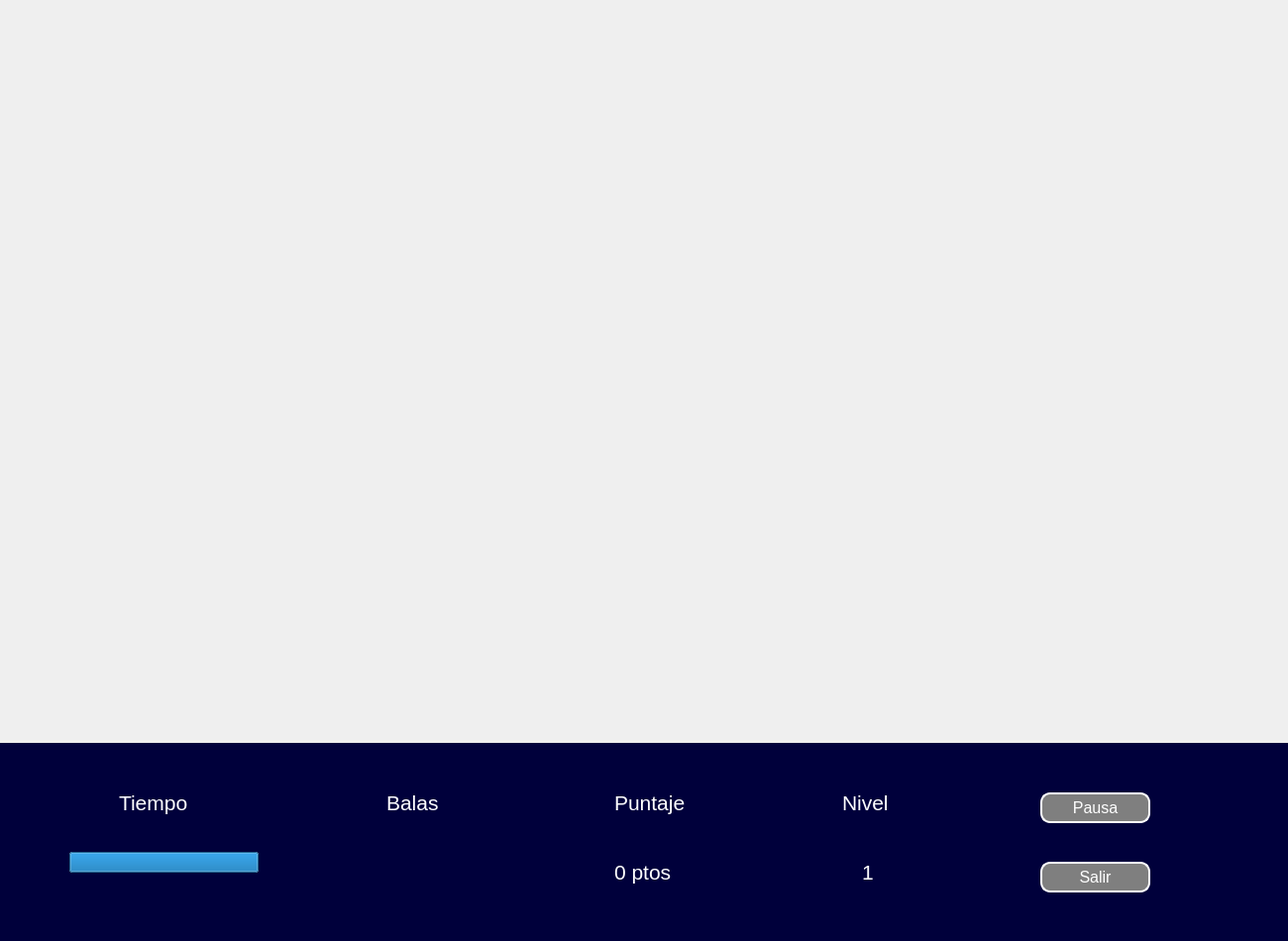
<?xml version="1.0" encoding="UTF-8"?>
<ui version="4.0">
 <class>MainWindow</class>
 <widget class="QMainWindow" name="MainWindow">
  <property name="geometry">
   <rect>
    <x>0</x>
    <y>0</y>
    <width>1300</width>
    <height>950</height>
   </rect>
  </property>
  <property name="windowTitle">
   <string>MainWindow</string>
  </property>
  <widget class="QWidget" name="centralwidget">
   <widget class="QLabel" name="label_fondo">
    <property name="geometry">
     <rect>
      <x>0</x>
      <y>0</y>
      <width>1300</width>
      <height>750</height>
     </rect>
    </property>
    <property name="text">
     <string/>
    </property>
    <property name="scaledContents">
     <bool>true</bool>
    </property>
   </widget>
   <widget class="QLabel" name="label_9">
    <property name="geometry">
     <rect>
      <x>290</x>
      <y>605</y>
      <width>131</width>
      <height>161</height>
     </rect>
    </property>
    <property name="mouseTracking">
     <bool>false</bool>
    </property>
    <property name="tabletTracking">
     <bool>false</bool>
    </property>
    <property name="acceptDrops">
     <bool>false</bool>
    </property>
    <property name="autoFillBackground">
     <bool>false</bool>
    </property>
    <property name="text">
     <string/>
    </property>
    <property name="pixmap">
     <pixmap>../../Sprites/Terminator-Dog/Dog1.png</pixmap>
    </property>
    <property name="scaledContents">
     <bool>true</bool>
    </property>
    <property name="wordWrap">
     <bool>false</bool>
    </property>
    <property name="openExternalLinks">
     <bool>false</bool>
    </property>
   </widget>
   <widget class="QLabel" name="label">
    <property name="geometry">
     <rect>
      <x>0</x>
      <y>750</y>
      <width>1300</width>
      <height>200</height>
     </rect>
    </property>
    <property name="styleSheet">
     <string notr="true">background-color: rgb(0, 0, 59);</string>
    </property>
    <property name="text">
     <string/>
    </property>
    <property name="scaledContents">
     <bool>true</bool>
    </property>
   </widget>
   <widget class="QLabel" name="label_2">
    <property name="geometry">
     <rect>
      <x>120</x>
      <y>790</y>
      <width>91</width>
      <height>41</height>
     </rect>
    </property>
    <property name="text">
     <string>&lt;html&gt;&lt;head/&gt;&lt;body&gt;&lt;p&gt;&lt;span style=&quot; font-size:16pt; color:#ffffff;&quot;&gt;Tiempo&lt;/span&gt;&lt;/p&gt;&lt;/body&gt;&lt;/html&gt;</string>
    </property>
   </widget>
   <widget class="QPushButton" name="boton_salir">
    <property name="geometry">
     <rect>
      <x>1050</x>
      <y>870</y>
      <width>111</width>
      <height>31</height>
     </rect>
    </property>
    <property name="styleSheet">
     <string notr="true">color: rgb(255, 255, 255);
font: 16px;
border-style: outset;
border-radius: 10px;
border-width: 2px;
background-color: rgb(127, 127, 127);</string>
    </property>
    <property name="text">
     <string>Salir</string>
    </property>
   </widget>
   <widget class="QLabel" name="label_3">
    <property name="geometry">
     <rect>
      <x>390</x>
      <y>790</y>
      <width>71</width>
      <height>41</height>
     </rect>
    </property>
    <property name="text">
     <string>&lt;html&gt;&lt;head/&gt;&lt;body&gt;&lt;p&gt;&lt;span style=&quot; font-size:16pt; color:#ffffff;&quot;&gt;Balas&lt;/span&gt;&lt;/p&gt;&lt;/body&gt;&lt;/html&gt;</string>
    </property>
   </widget>
   <widget class="QLabel" name="label_6">
    <property name="geometry">
     <rect>
      <x>620</x>
      <y>860</y>
      <width>201</width>
      <height>41</height>
     </rect>
    </property>
    <property name="styleSheet">
     <string notr="true">font: 20px;
color: rgb(255, 255, 255);</string>
    </property>
    <property name="text">
     <string>&lt;html&gt;&lt;head/&gt;&lt;body&gt;&lt;p&gt;&lt;span style=&quot; font-size:16pt; color:#ffffff;&quot;&gt;0 ptos&lt;/span&gt;&lt;/p&gt;&lt;/body&gt;&lt;/html&gt;</string>
    </property>
   </widget>
   <widget class="QLabel" name="label_4">
    <property name="geometry">
     <rect>
      <x>450</x>
      <y>860</y>
      <width>91</width>
      <height>41</height>
     </rect>
    </property>
    <property name="styleSheet">
     <string notr="true">font: 20px;
color: rgb(255, 255, 255);</string>
    </property>
    <property name="text">
     <string>&lt;html&gt;&lt;head/&gt;&lt;body&gt;&lt;p&gt;&lt;br/&gt;&lt;/p&gt;&lt;/body&gt;&lt;/html&gt;</string>
    </property>
   </widget>
   <widget class="QPushButton" name="boton_pausa">
    <property name="geometry">
     <rect>
      <x>1050</x>
      <y>800</y>
      <width>111</width>
      <height>31</height>
     </rect>
    </property>
    <property name="styleSheet">
     <string notr="true">color: rgb(255, 255, 255);
font: 16px;
border-style: outset;
border-radius: 10px;
border-width: 2px;
background-color: rgb(127, 127, 127);</string>
    </property>
    <property name="text">
     <string>Pausa</string>
    </property>
   </widget>
   <widget class="QLabel" name="label_5">
    <property name="geometry">
     <rect>
      <x>390</x>
      <y>840</y>
      <width>41</width>
      <height>81</height>
     </rect>
    </property>
    <property name="text">
     <string/>
    </property>
    <property name="pixmap">
     <pixmap>../../Sprites/Elementos juego/Bala.png</pixmap>
    </property>
    <property name="scaledContents">
     <bool>true</bool>
    </property>
   </widget>
   <widget class="QLabel" name="label_7">
    <property name="geometry">
     <rect>
      <x>620</x>
      <y>790</y>
      <width>101</width>
      <height>41</height>
     </rect>
    </property>
    <property name="text">
     <string>&lt;html&gt;&lt;head/&gt;&lt;body&gt;&lt;p&gt;&lt;span style=&quot; font-size:16pt; color:#ffffff;&quot;&gt;Puntaje&lt;/span&gt;&lt;/p&gt;&lt;/body&gt;&lt;/html&gt;</string>
    </property>
   </widget>
   <widget class="QLabel" name="label_8">
    <property name="geometry">
     <rect>
      <x>850</x>
      <y>790</y>
      <width>61</width>
      <height>41</height>
     </rect>
    </property>
    <property name="text">
     <string>&lt;html&gt;&lt;head/&gt;&lt;body&gt;&lt;p&gt;&lt;span style=&quot; font-size:16pt; color:#ffffff;&quot;&gt;Nivel&lt;/span&gt;&lt;/p&gt;&lt;/body&gt;&lt;/html&gt;</string>
    </property>
   </widget>
   <widget class="QLabel" name="label_10">
    <property name="geometry">
     <rect>
      <x>870</x>
      <y>860</y>
      <width>51</width>
      <height>41</height>
     </rect>
    </property>
    <property name="styleSheet">
     <string notr="true">font: 20px;
color: rgb(255, 255, 255);</string>
    </property>
    <property name="text">
     <string>&lt;html&gt;&lt;head/&gt;&lt;body&gt;&lt;p&gt;&lt;span style=&quot; font-size:16pt; color:#ffffff;&quot;&gt;1&lt;/span&gt;&lt;/p&gt;&lt;/body&gt;&lt;/html&gt;</string>
    </property>
   </widget>
   <widget class="QLabel" name="label_11">
    <property name="geometry">
     <rect>
      <x>420</x>
      <y>190</y>
      <width>311</width>
      <height>61</height>
     </rect>
    </property>
    <property name="styleSheet">
     <string notr="true">font: 26px;
color: rgb(255, 255, 255);</string>
    </property>
    <property name="text">
     <string/>
    </property>
   </widget>
   <widget class="QProgressBar" name="progressBar">
    <property name="geometry">
     <rect>
      <x>70</x>
      <y>860</y>
      <width>191</width>
      <height>21</height>
     </rect>
    </property>
    <property name="value">
     <number>100</number>
    </property>
    <property name="textVisible">
     <bool>false</bool>
    </property>
   </widget>
  </widget>
  <widget class="QMenuBar" name="menubar">
   <property name="geometry">
    <rect>
     <x>0</x>
     <y>0</y>
     <width>1300</width>
     <height>26</height>
    </rect>
   </property>
  </widget>
 </widget>
 <resources/>
 <connections/>
</ui>
